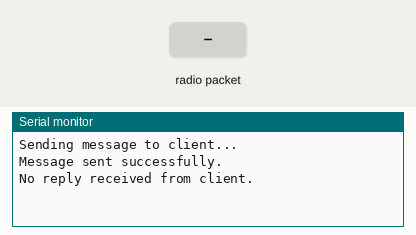
This sketch was run on a simulated Arduino Uno, built with avr-gcc and run on an emulated ATmega328P. Parts: the last lines printed to the serial monitor. The test bench sets the inputs (shaded band). No radio packets arrive unless stated.

Above: at 1.2 s.
1.3 s: radio packet "1" arrives
At 2.8 s:
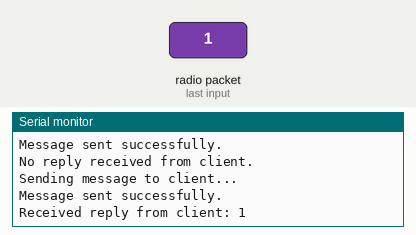
3.5 s: radio packet "0" arrives
At 4.81 s:
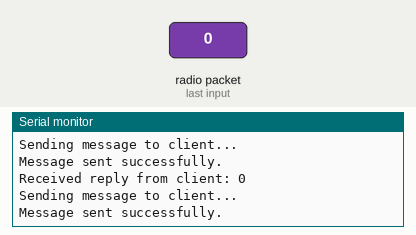
5.0 s: radio packet "2" arrives
At 5.8 s:
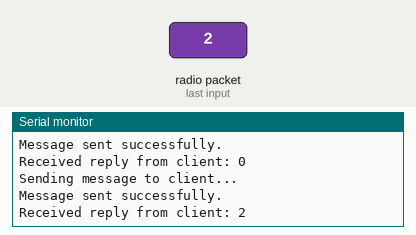

The sketch:

server.ino
```cpp
/*
  NRF24L01 Wireless Server - Arduino Code
  ---------------------------------------
  Description:
  This Arduino sketch implements an NRF24L01 server that:
    - Sends a message to a client node (another NRF24L01 device)
    - Waits for a response from the client
    - Displays both sent and received messages on Serial Monitor

  Wiring:
  -------
  NRF24L01 | Arduino UNO
  ---------|--------------
  GND      | GND
  VCC      | 3.3V (NOT 5V!)
  CE       | D9
  CSN      | D8
  SCK      | D13
  MOSI     | D11
  MISO     | D12

  Libraries:
  ----------
  - SPI
  - nRF24L01
  - RF24 by TMRh20
*/

#include <SPI.h>
#include <nRF24L01.h>
#include <RF24.h>

RF24 radio(9, 8); // CE = pin 9, CSN = pin 8

const byte address[][6] = {"00011", "00022"};  // [0] = send to client, [1] = receive from client

void setup() {
  Serial.begin(115200);
  radio.begin();

  radio.openWritingPipe(address[0]);     // Transmit to client
  radio.openReadingPipe(1, address[1]);  // Receive from client
  radio.setPALevel(RF24_PA_MIN);         // Set power level
  radio.stopListening();                 // Start in transmit mode
}

void loop() {
  const char message[] = "Hello from server!";
  Serial.println("Sending message to client...");

  bool success = radio.write(&message, sizeof(message));

  if (success) {
    Serial.println("Message sent successfully.");

    // Wait for reply
    radio.startListening();  // Switch to receive mode
    unsigned long startTime = millis();
    bool timeout = false;

    while (!radio.available()) {
      if (millis() - startTime > 1000) { // 1-second timeout
        timeout = true;
        break;
      }
    }

    if (!timeout) {
      char reply[32] = "";
      radio.read(&reply, sizeof(reply));
      Serial.print("Received reply from client: ");
      Serial.println(reply);
    } else {
      Serial.println("No reply received from client.");
    }

    radio.stopListening();  // Back to transmit mode
    delay(1000);            // Wait before next send
  } else {
    Serial.println("Message failed to send.");
    delay(1000);
  }
}
```

Measured:
- after the input at 1.3 s, the serial monitor: prints a new line after 0.71 s (image 1)
- after the input at 3.5 s, the serial monitor: prints a new line at once (image 2)
- after the input at 5.0 s, the serial monitor: prints a new line at once (image 3)
